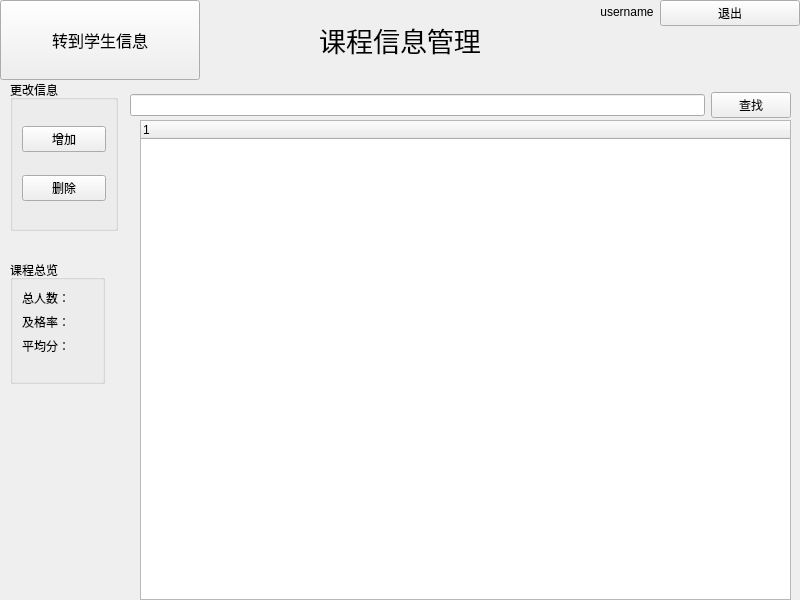
<?xml version="1.0" encoding="UTF-8"?>
<ui version="4.0">
 <class>lesson_manage_page</class>
 <widget class="QWidget" name="lesson_manage_page">
  <property name="geometry">
   <rect>
    <x>0</x>
    <y>0</y>
    <width>800</width>
    <height>600</height>
   </rect>
  </property>
  <property name="windowTitle">
   <string>课程信息管理</string>
  </property>
  <property name="windowIcon">
   <iconset resource="resources.qrc">
    <normaloff>:/icon_rect.png</normaloff>:/icon_rect.png</iconset>
  </property>
  <widget class="QTreeWidget" name="content">
   <property name="geometry">
    <rect>
     <x>140</x>
     <y>120</y>
     <width>651</width>
     <height>480</height>
    </rect>
   </property>
   <column>
    <property name="text">
     <string notr="true">1</string>
    </property>
   </column>
  </widget>
  <widget class="QWidget" name="top_widget" native="true">
   <property name="geometry">
    <rect>
     <x>0</x>
     <y>0</y>
     <width>800</width>
     <height>80</height>
    </rect>
   </property>
   <widget class="QPushButton" name="turn2student_manage">
    <property name="geometry">
     <rect>
      <x>0</x>
      <y>0</y>
      <width>200</width>
      <height>80</height>
     </rect>
    </property>
    <property name="font">
     <font>
      <pointsize>12</pointsize>
     </font>
    </property>
    <property name="mouseTracking">
     <bool>true</bool>
    </property>
    <property name="toolTip">
     <string>转到课程信息管理界面</string>
    </property>
    <property name="autoFillBackground">
     <bool>true</bool>
    </property>
    <property name="text">
     <string>转到学生信息</string>
    </property>
   </widget>
   <widget class="QLabel" name="topic">
    <property name="geometry">
     <rect>
      <x>200</x>
      <y>0</y>
      <width>400</width>
      <height>80</height>
     </rect>
    </property>
    <property name="font">
     <font>
      <pointsize>20</pointsize>
     </font>
    </property>
    <property name="text">
     <string>课程信息管理</string>
    </property>
    <property name="alignment">
     <set>Qt::AlignCenter</set>
    </property>
   </widget>
   <widget class="QWidget" name="upper_right" native="true">
    <property name="geometry">
     <rect>
      <x>600</x>
      <y>0</y>
      <width>200</width>
      <height>80</height>
     </rect>
    </property>
    <layout class="QFormLayout" name="formLayout">
     <item row="0" column="0">
      <widget class="QLabel" name="username_main">
       <property name="font">
        <font>
         <pointsize>9</pointsize>
        </font>
       </property>
       <property name="text">
        <string>username</string>
       </property>
       <property name="alignment">
        <set>Qt::AlignCenter</set>
       </property>
      </widget>
     </item>
     <item row="0" column="1">
      <widget class="QPushButton" name="btn_exit">
       <property name="text">
        <string>退出</string>
       </property>
       <property name="icon">
        <iconset theme="application-exit">
         <normaloff>.</normaloff>.</iconset>
       </property>
      </widget>
     </item>
    </layout>
   </widget>
  </widget>
  <widget class="QGroupBox" name="groupBox">
   <property name="geometry">
    <rect>
     <x>10</x>
     <y>80</y>
     <width>108</width>
     <height>151</height>
    </rect>
   </property>
   <property name="title">
    <string>更改信息</string>
   </property>
   <layout class="QGridLayout" name="gridLayout">
    <item row="0" column="0">
     <widget class="QPushButton" name="add_stu">
      <property name="text">
       <string>增加</string>
      </property>
     </widget>
    </item>
    <item row="1" column="0">
     <widget class="QPushButton" name="del_stu">
      <property name="text">
       <string>删除</string>
      </property>
     </widget>
    </item>
   </layout>
  </widget>
  <widget class="QGroupBox" name="groupBox_2">
   <property name="geometry">
    <rect>
     <x>10</x>
     <y>260</y>
     <width>95</width>
     <height>124</height>
    </rect>
   </property>
   <property name="title">
    <string>课程总览</string>
   </property>
   <layout class="QFormLayout" name="formLayout_2">
    <item row="0" column="0">
     <widget class="QLabel" name="total_stu">
      <property name="text">
       <string>总人数：</string>
      </property>
     </widget>
    </item>
    <item row="1" column="0">
     <widget class="QLabel" name="pass_rate">
      <property name="text">
       <string>及格率：</string>
      </property>
     </widget>
    </item>
    <item row="2" column="0">
     <widget class="QLabel" name="average">
      <property name="text">
       <string>平均分：</string>
      </property>
     </widget>
    </item>
   </layout>
  </widget>
  <widget class="QWidget" name="widget" native="true">
   <property name="geometry">
    <rect>
     <x>130</x>
     <y>80</y>
     <width>661</width>
     <height>51</height>
    </rect>
   </property>
   <layout class="QGridLayout" name="gridLayout_2">
    <item row="0" column="0">
     <widget class="QLineEdit" name="search_bar_lesson"/>
    </item>
    <item row="0" column="1">
     <widget class="QPushButton" name="find_stu">
      <property name="text">
       <string>查找</string>
      </property>
      <property name="default">
       <bool>false</bool>
      </property>
     </widget>
    </item>
   </layout>
  </widget>
 </widget>
 <resources>
  <include location="resources.qrc"/>
 </resources>
 <connections/>
</ui>
